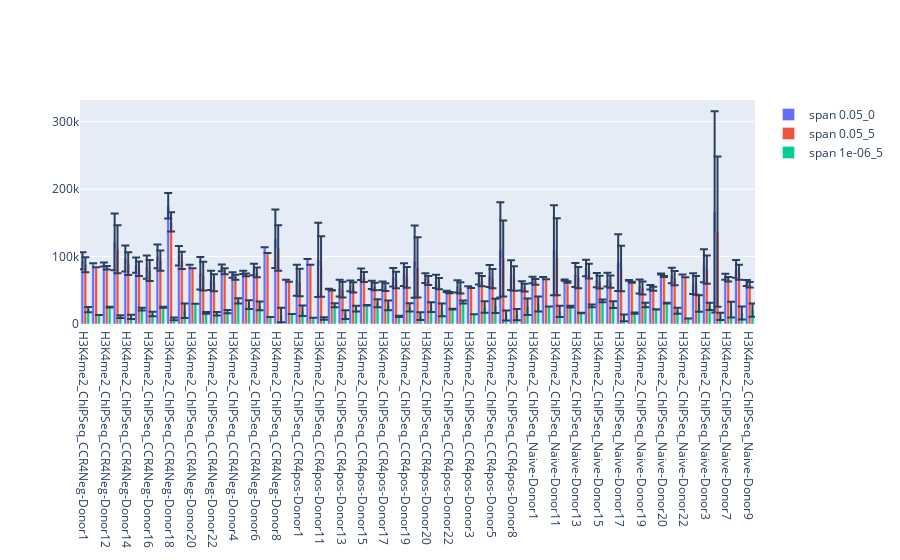

The cell this chart's notebook holds for it:
### Code cell
fig = go.Figure()
for l in sorted(set(dfs['level'])):
    fig.add_trace(go.Bar(
        name=l,
        x=dfs_mean.loc[dfs_mean['level']==l]['name'], 
        y=dfs_mean.loc[dfs_mean['level']==l]['peaks'],
        error_y=dict(type='data', array=dfs_std.loc[dfs_std['level']==l]['peaks'])
    ))
fig.update_layout(barmode='group')
fig.show()

### Figure 1 — Plotly figure (JSON) as saved in the notebook; plotly's stock layout.template omitted (floating-point values rounded to 4 significant figures)
{"data": [{"error_y": {"array": [12650.0, 0, 2799.0, 42170.0, 19440.0, 11430.0, 17330.0, 17520.0, 18880.0, 14430.0, 0, 24080.0, 14340.0, 4914.0, 4101.0, 2575.0, 8552.0, 0, 43340.0, 0, 23010.0, 0, 55020.0, 224.2, 12520.0, 7969.0, 8498.0, 6116.0, 6224.0, 13650.0, 16910.0, 53480.0, 7068.0, 9668.0, 1081.0, 9132.0, 0, 8460.0, 16380.0, 70610.0, 22050.0, 6791.0, 4803.0, 0, 66870.0, 1018.0, 17650.0, 12290.0, 10420.0, 10240.0, 41980.0, 666.1, 10250.0, 3194.0, 881.8, 11530.0, 0, 15540.0, 24470.0, 149200.0, 4353.0, 13140.0, 4532.0], "type": "data"}, "name": "span 0.05_0", "type": "bar", "x": ["H3K4me2_ChIPSeq_CCR4Neg-Donor1", "H3K4me2_ChIPSeq_CCR4Neg-Donor11", "H3K4me2_ChIPSeq_CCR4Neg-Donor12", "H3K4me2_ChIPSeq_CCR4Neg-Donor13", "H3K4me2_ChIPSeq_CCR4Neg-Donor14", "H3K4me2_ChIPSeq_CCR4Neg-Donor15", "H3K4me2_ChIPSeq_CCR4Neg-Donor16", "H3K4me2_ChIPSeq_CCR4Neg-Donor17", "H3K4me2_ChIPSeq_CCR4Neg-Donor18", "H3K4me2_ChIPSeq_CCR4Neg-Donor19", "H3K4me2_ChIPSeq_CCR4Neg-Donor20", "H3K4me2_ChIPSeq_CCR4Neg-Donor21", "H3K4me2_ChIPSeq_CCR4Neg-Donor22", "H3K4me2_ChIPSeq_CCR4Neg-Donor23", "H3K4me2_ChIPSeq_CCR4Neg-Donor4", "H3K4me2_ChIPSeq_CCR4Neg-Donor5", "H3K4me2_ChIPSeq_CCR4Neg-Donor6", "H3K4me2_ChIPSeq_CCR4Neg-Donor7", "H3K4me2_ChIPSeq_CCR4Neg-Donor8", "H3K4me2_ChIPSeq_CCR4Neg-Donor9", "H3K4me2_ChIPSeq_CCR4pos-Donor1", "H3K4me2_ChIPSeq_CCR4pos-Donor10", "H3K4me2_ChIPSeq_CCR4pos-Donor11", "H3K4me2_ChIPSeq_CCR4pos-Donor12", "H3K4me2_ChIPSeq_CCR4pos-Donor13", "H3K4me2_ChIPSeq_CCR4pos-Donor14", "H3K4me2_ChIPSeq_CCR4pos-Donor15", "H3K4me2_ChIPSeq_CCR4pos-Donor16", "H3K4me2_ChIPSeq_CCR4pos-Donor17", "H3K4me2_ChIPSeq_CCR4pos-Donor18", "H3K4me2_ChIPSeq_CCR4pos-Donor19", "H3K4me2_ChIPSeq_CCR4pos-Donor2", "H3K4me2_ChIPSeq_CCR4pos-Donor20", "H3K4me2_ChIPSeq_CCR4pos-Donor21", "H3K4me2_ChIPSeq_CCR4pos-Donor22", "H3K4me2_ChIPSeq_CCR4pos-Donor23", "H3K4me2_ChIPSeq_CCR4pos-Donor3", "H3K4me2_ChIPSeq_CCR4pos-Donor4", "H3K4me2_ChIPSeq_CCR4pos-Donor5", "H3K4me2_ChIPSeq_CCR4pos-Donor7", "H3K4me2_ChIPSeq_CCR4pos-Donor8", "H3K4me2_ChIPSeq_CCR4pos-Donor9", "H3K4me2_ChIPSeq_Naive-Donor1", "H3K4me2_ChIPSeq_Naive-Donor10", "H3K4me2_ChIPSeq_Naive-Donor11", "H3K4me2_ChIPSeq_Naive-Donor12", "H3K4me2_ChIPSeq_Naive-Donor13", "H3K4me2_ChIPSeq_Naive-Donor14", "H3K4me2_ChIPSeq_Naive-Donor15", "H3K4me2_ChIPSeq_Naive-Donor16", "H3K4me2_ChIPSeq_Naive-Donor17", "H3K4me2_ChIPSeq_Naive-Donor18", "H3K4me2_ChIPSeq_Naive-Donor19", "H3K4me2_ChIPSeq_Naive-Donor2", "H3K4me2_ChIPSeq_Naive-Donor20", "H3K4me2_ChIPSeq_Naive-Donor21", "H3K4me2_ChIPSeq_Naive-Donor22", "H3K4me2_ChIPSeq_Naive-Donor23", "H3K4me2_ChIPSeq_Naive-Donor3", "H3K4me2_ChIPSeq_Naive-Donor5", "H3K4me2_ChIPSeq_Naive-Donor7", "H3K4me2_ChIPSeq_Naive-Donor8", "H3K4me2_ChIPSeq_Naive-Donor9"], "y": [93810.0, 89984, 88220.0, 121704, 97122, 87300.0, 84360.0, 100320, 175500.0, 101200.0, 87723, 75110.0, 64608, 83260.0, 72730.0, 76560.0, 80836, 113919, 126356, 65609, 65008, 96555, 94960.0, 51870.0, 53258, 56644, 73741, 58070, 56780, 69210.0, 73300.0, 92547, 67998, 63173, 48300.0, 55710, 56010, 66973, 71120.0, 109950, 72427, 56451, 65310.0, 69815, 109400.0, 64973, 72689, 83029, 65040.0, 65930.0, 90960.0, 64747, 55590.0, 54470.0, 74170.0, 71860.0, 73572, 59870.0, 86300.0, 166365, 70066, 81734, 60790.0]}, {"error_y": {"array": [11190.0, 0, 2603.0, 35670.0, 16750.0, 10740.0, 15640.0, 14920.0, 14330.0, 12840.0, 0, 21380.0, 12770.0, 4498.0, 3706.0, 2194.0, 7354.0, 0, 33760.0, 0, 20350.0, 0, 44890.0, 299.8, 11660.0, 7610.0, 7451.0, 5612.0, 5706.0, 12210.0, 15400.0, 44750.0, 6679.0, 8355.0, 909.3, 8472.0, 0, 7560.0, 14350.0, 56440.0, 18220.0, 5757.0, 4209.0, 0, 57000.0, 1078.0, 15790.0, 11050.0, 9378.0, 9195.0, 33720.0, 689.4, 9619.0, 2922.0, 857.0, 10470.0, 0, 13980.0, 21060.0, 111500.0, 3384.0, 11060.0, 4011.0], "type": "data"}, "name": "span 0.05_5", "type": "bar", "x": ["H3K4me2_ChIPSeq_CCR4Neg-Donor1", "H3K4me2_ChIPSeq_CCR4Neg-Donor11", "H3K4me2_ChIPSeq_CCR4Neg-Donor12", "H3K4me2_ChIPSeq_CCR4Neg-Donor13", "H3K4me2_ChIPSeq_CCR4Neg-Donor14", "H3K4me2_ChIPSeq_CCR4Neg-Donor15", "H3K4me2_ChIPSeq_CCR4Neg-Donor16", "H3K4me2_ChIPSeq_CCR4Neg-Donor17", "H3K4me2_ChIPSeq_CCR4Neg-Donor18", "H3K4me2_ChIPSeq_CCR4Neg-Donor19", "H3K4me2_ChIPSeq_CCR4Neg-Donor20", "H3K4me2_ChIPSeq_CCR4Neg-Donor21", "H3K4me2_ChIPSeq_CCR4Neg-Donor22", "H3K4me2_ChIPSeq_CCR4Neg-Donor23", "H3K4me2_ChIPSeq_CCR4Neg-Donor4", "H3K4me2_ChIPSeq_CCR4Neg-Donor5", "H3K4me2_ChIPSeq_CCR4Neg-Donor6", "H3K4me2_ChIPSeq_CCR4Neg-Donor7", "H3K4me2_ChIPSeq_CCR4Neg-Donor8", "H3K4me2_ChIPSeq_CCR4Neg-Donor9", "H3K4me2_ChIPSeq_CCR4pos-Donor1", "H3K4me2_ChIPSeq_CCR4pos-Donor10", "H3K4me2_ChIPSeq_CCR4pos-Donor11", "H3K4me2_ChIPSeq_CCR4pos-Donor12", "H3K4me2_ChIPSeq_CCR4pos-Donor13", "H3K4me2_ChIPSeq_CCR4pos-Donor14", "H3K4me2_ChIPSeq_CCR4pos-Donor15", "H3K4me2_ChIPSeq_CCR4pos-Donor16", "H3K4me2_ChIPSeq_CCR4pos-Donor17", "H3K4me2_ChIPSeq_CCR4pos-Donor18", "H3K4me2_ChIPSeq_CCR4pos-Donor19", "H3K4me2_ChIPSeq_CCR4pos-Donor2", "H3K4me2_ChIPSeq_CCR4pos-Donor20", "H3K4me2_ChIPSeq_CCR4pos-Donor21", "H3K4me2_ChIPSeq_CCR4pos-Donor22", "H3K4me2_ChIPSeq_CCR4pos-Donor23", "H3K4me2_ChIPSeq_CCR4pos-Donor3", "H3K4me2_ChIPSeq_CCR4pos-Donor4", "H3K4me2_ChIPSeq_CCR4pos-Donor5", "H3K4me2_ChIPSeq_CCR4pos-Donor7", "H3K4me2_ChIPSeq_CCR4pos-Donor8", "H3K4me2_ChIPSeq_CCR4pos-Donor9", "H3K4me2_ChIPSeq_Naive-Donor1", "H3K4me2_ChIPSeq_Naive-Donor10", "H3K4me2_ChIPSeq_Naive-Donor11", "H3K4me2_ChIPSeq_Naive-Donor12", "H3K4me2_ChIPSeq_Naive-Donor13", "H3K4me2_ChIPSeq_Naive-Donor14", "H3K4me2_ChIPSeq_Naive-Donor15", "H3K4me2_ChIPSeq_Naive-Donor16", "H3K4me2_ChIPSeq_Naive-Donor17", "H3K4me2_ChIPSeq_Naive-Donor18", "H3K4me2_ChIPSeq_Naive-Donor19", "H3K4me2_ChIPSeq_Naive-Donor2", "H3K4me2_ChIPSeq_Naive-Donor20", "H3K4me2_ChIPSeq_Naive-Donor21", "H3K4me2_ChIPSeq_Naive-Donor22", "H3K4me2_ChIPSeq_Naive-Donor23", "H3K4me2_ChIPSeq_Naive-Donor3", "H3K4me2_ChIPSeq_Naive-Donor5", "H3K4me2_ChIPSeq_Naive-Donor7", "H3K4me2_ChIPSeq_Naive-Donor8", "H3K4me2_ChIPSeq_Naive-Donor9"], "y": [87950.0, 84245, 83270.0, 110760, 89479, 82080, 79369, 93931, 151400.0, 94272, 82494, 70890.0, 61152, 78090.0, 69300.0, 72820.0, 76509, 105388, 112630, 62796, 61520.0, 87695, 85195, 50076, 50968, 54317, 69779, 55499, 54540.0, 65150, 69279, 84030.0, 64640.0, 60002, 46550, 53520.0, 53255, 63680.0, 67321, 97187, 67384, 54000, 62460.0, 66438, 99766, 62170.0, 68742, 78340.0, 62110, 62830, 82223, 61790.0, 53500, 52360.0, 70493, 67930.0, 69366, 57330.0, 80692, 137000.0, 66363, 76740.0, 58230.0]}, {"error_y": {"array": [4026.0, 0, 560.7, 2123.0, 3173.0, 1999.0, 3333.0, 738.2, 1951.0, 10620.0, 0, 1294.0, 2737.0, 2375.0, 3799.0, 6587.0, 6506.0, 0, 10650.0, 0, 7823.0, 0, 1739.0, 2874.0, 6458.0, 4252.0, 459.6, 5926.0, 7142.0, 865.5, 6063.0, 5759.0, 7216.0, 9475.0, 469.5, 2185.0, 0, 8564.0, 10540.0, 7519.0, 8381.0, 12310.0, 11020.0, 0, 8306.0, 1344.0, 359.2, 2076.0, 2075.0, 4960.0, 5125.0, 948.2, 3269.0, 227.0, 494.3, 4422.0, 0, 12170.0, 5310.0, 5397.0, 11840.0, 9800.0, 9822.0], "type": "data"}, "name": "span 1e-06_5", "type": "bar", "x": ["H3K4me2_ChIPSeq_CCR4Neg-Donor1", "H3K4me2_ChIPSeq_CCR4Neg-Donor11", "H3K4me2_ChIPSeq_CCR4Neg-Donor12", "H3K4me2_ChIPSeq_CCR4Neg-Donor13", "H3K4me2_ChIPSeq_CCR4Neg-Donor14", "H3K4me2_ChIPSeq_CCR4Neg-Donor15", "H3K4me2_ChIPSeq_CCR4Neg-Donor16", "H3K4me2_ChIPSeq_CCR4Neg-Donor17", "H3K4me2_ChIPSeq_CCR4Neg-Donor18", "H3K4me2_ChIPSeq_CCR4Neg-Donor19", "H3K4me2_ChIPSeq_CCR4Neg-Donor20", "H3K4me2_ChIPSeq_CCR4Neg-Donor21", "H3K4me2_ChIPSeq_CCR4Neg-Donor22", "H3K4me2_ChIPSeq_CCR4Neg-Donor23", "H3K4me2_ChIPSeq_CCR4Neg-Donor4", "H3K4me2_ChIPSeq_CCR4Neg-Donor5", "H3K4me2_ChIPSeq_CCR4Neg-Donor6", "H3K4me2_ChIPSeq_CCR4Neg-Donor7", "H3K4me2_ChIPSeq_CCR4Neg-Donor8", "H3K4me2_ChIPSeq_CCR4Neg-Donor9", "H3K4me2_ChIPSeq_CCR4pos-Donor1", "H3K4me2_ChIPSeq_CCR4pos-Donor10", "H3K4me2_ChIPSeq_CCR4pos-Donor11", "H3K4me2_ChIPSeq_CCR4pos-Donor12", "H3K4me2_ChIPSeq_CCR4pos-Donor13", "H3K4me2_ChIPSeq_CCR4pos-Donor14", "H3K4me2_ChIPSeq_CCR4pos-Donor15", "H3K4me2_ChIPSeq_CCR4pos-Donor16", "H3K4me2_ChIPSeq_CCR4pos-Donor17", "H3K4me2_ChIPSeq_CCR4pos-Donor18", "H3K4me2_ChIPSeq_CCR4pos-Donor19", "H3K4me2_ChIPSeq_CCR4pos-Donor2", "H3K4me2_ChIPSeq_CCR4pos-Donor20", "H3K4me2_ChIPSeq_CCR4pos-Donor21", "H3K4me2_ChIPSeq_CCR4pos-Donor22", "H3K4me2_ChIPSeq_CCR4pos-Donor23", "H3K4me2_ChIPSeq_CCR4pos-Donor3", "H3K4me2_ChIPSeq_CCR4pos-Donor4", "H3K4me2_ChIPSeq_CCR4pos-Donor5", "H3K4me2_ChIPSeq_CCR4pos-Donor7", "H3K4me2_ChIPSeq_CCR4pos-Donor8", "H3K4me2_ChIPSeq_CCR4pos-Donor9", "H3K4me2_ChIPSeq_Naive-Donor1", "H3K4me2_ChIPSeq_Naive-Donor10", "H3K4me2_ChIPSeq_Naive-Donor11", "H3K4me2_ChIPSeq_Naive-Donor12", "H3K4me2_ChIPSeq_Naive-Donor13", "H3K4me2_ChIPSeq_Naive-Donor14", "H3K4me2_ChIPSeq_Naive-Donor15", "H3K4me2_ChIPSeq_Naive-Donor16", "H3K4me2_ChIPSeq_Naive-Donor17", "H3K4me2_ChIPSeq_Naive-Donor18", "H3K4me2_ChIPSeq_Naive-Donor19", "H3K4me2_ChIPSeq_Naive-Donor2", "H3K4me2_ChIPSeq_Naive-Donor20", "H3K4me2_ChIPSeq_Naive-Donor21", "H3K4me2_ChIPSeq_Naive-Donor22", "H3K4me2_ChIPSeq_Naive-Donor23", "H3K4me2_ChIPSeq_Naive-Donor3", "H3K4me2_ChIPSeq_Naive-Donor5", "H3K4me2_ChIPSeq_Naive-Donor7", "H3K4me2_ChIPSeq_Naive-Donor8", "H3K4me2_ChIPSeq_Naive-Donor9"], "y": [21300.0, 13350, 25180.0, 10900.0, 10430.0, 22070.0, 14834, 24886, 7524.0, 19689, 30165, 16407, 15165, 18470.0, 34260.0, 28720.0, 26950.0, 10407, 13370.0, 14826, 19560, 9108, 8158.0, 27710.0, 13890.0, 22680.0, 27878, 30670.0, 27606, 11387, 24670.0, 11600.0, 25000.0, 20893, 21973, 32658, 14615, 25153, 26860.0, 12580.0, 13895, 25490.0, 29630.0, 25865, 18650, 25870.0, 16354, 26781, 34160.0, 28750.0, 9119, 16110.0, 28130.0, 21780.0, 31060.0, 19730.0, 8302, 30380.0, 26020.0, 11178, 21330.0, 16325, 20701]}], "layout": {"barmode": "group"}}
